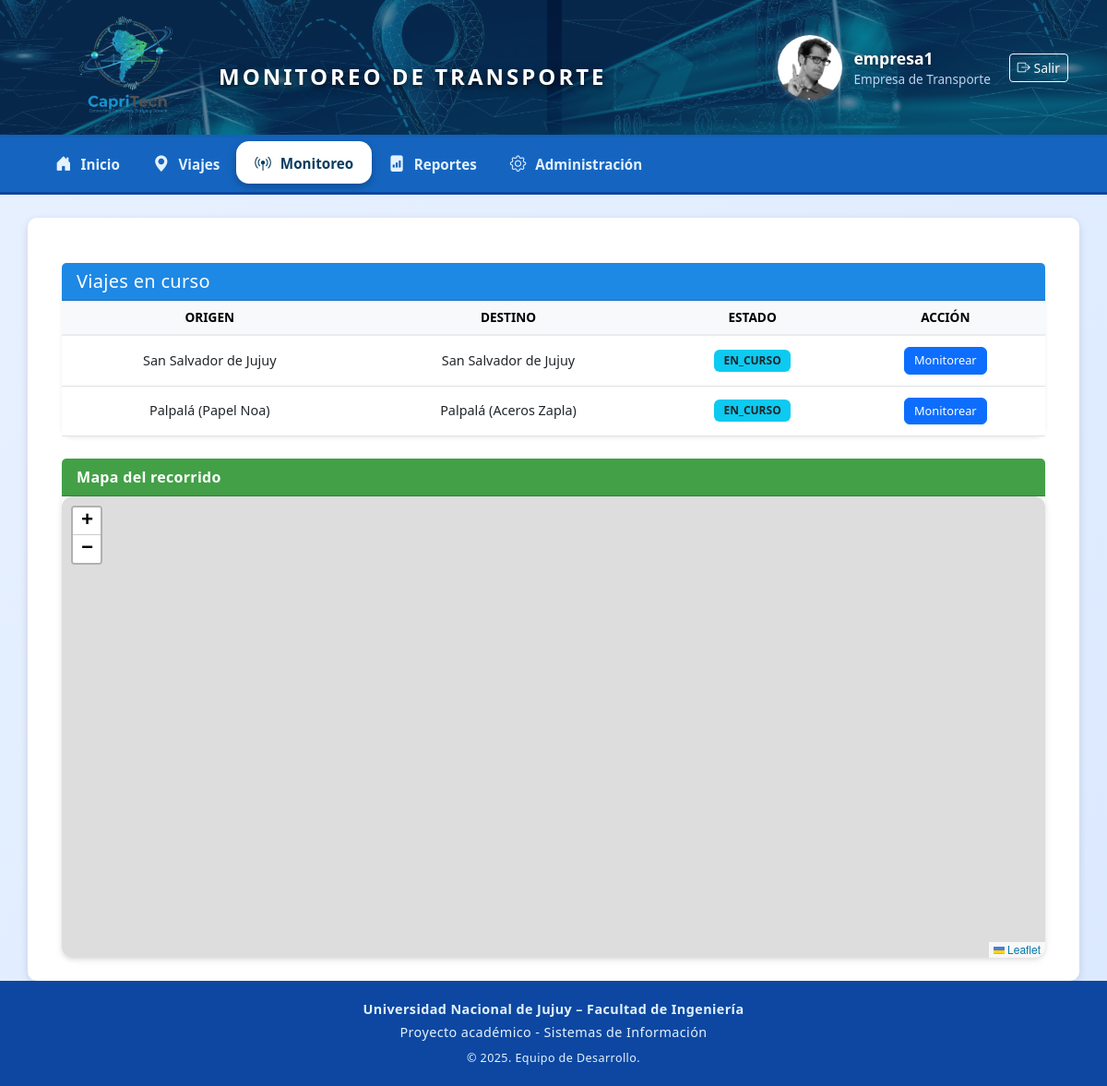
Page /monitoreo/demo/ (signed in) on the committed database.
### transporte/models.py (models this page shows, shortened)
class Usuario(AbstractUser):
    ROLES = [
        ('ADMIN', 'Administrador'),
        ('EMPRESA', 'Empresa de Transporte'),
        ('CHOFER', 'Chofer'),
        ('FRONTERA', 'Agente de Frontera'),
    ]
    rol = models.CharField(max_length=20, choices=ROLES, default='EMPRESA')
    photo = models.ImageField(upload_to='profiles/', blank=True, null=True)

class Viaje(models.Model):
    ESTADOS = [
        ("PROGRAMADO", "Programado"),
        ("EN_CURSO", "En curso"),
        ("FINALIZADO", "Finalizado"),
        ("CANCELADO", "Cancelado"),
    ]
    id = models.UUIDField(primary_key=True, default=uuid.uuid4, editable=False)
    empresa = models.ForeignKey(Empresa, on_delete=models.CASCADE, related_name="viajes")
    chofer = models.ForeignKey(Chofer, on_delete=models.CASCADE, related_name="viajes")
    vehiculo = models.ForeignKey(Vehiculo, on_delete=models.CASCADE, related_name="viajes")
    carga = models.ForeignKey(Carga, on_delete=models.CASCADE, related_name="viajes")
    origen = models.CharField(max_length=150)
    destino = models.CharField(max_length=150)
    lat_origen = models.DecimalField(max_digits=9, decimal_places=6, null=True, blank=True)
    lon_origen = models.DecimalField(max_digits=9, decimal_places=6, null=True, blank=True)
    lat_destino = models.DecimalField(max_digits=9, decimal_places=6, null=True, blank=True)
    lon_destino = models.DecimalField(max_digits=9, decimal_places=6, null=True, blank=True)
    fecha_salida = models.DateTimeField()
    fecha_llegada_estimada = models.DateTimeField()
    fecha_llegada_real = models.DateTimeField(null=True, blank=True)
    estado = models.CharField(max_length=20, choices=ESTADOS, default="PROGRAMADO")
    ubicacion_actual = models.CharField(max_length=200, blank=True, null=True)
    codigo_qr = models.ImageField(upload_to="qrcodes/", blank=True, null=True)
    distancia_km = models.FloatField(default=0)
    kilometros_recorridos = models.FloatField(default=0)
    duracion_horas = models.FloatField(default=0)
    tiempo_total_horas = models.FloatField(default=0)
    consumo_promedio = models.FloatField(default=0, help_text="Litros por 100 km")
    velocidad_promedio = models.FloatField(default=0, help_text="km/h")
    costo_estimado = models.FloatField(default=0)
    costo_combustible = models.FloatField(default=0, help_text="Costo total de combustible en USD")
    litros_consumidos = models.FloatField(default=0, help_text="Litros de combustible utilizados en el viaje")
    precio_combustible = models.FloatField(default=1.5, help_text="Precio por litro en USD")

### transporte/views.py (the view)
# urls.py: path("monitoreo/demo/", views.monitoreo_demo, name="monitoreo_demo"),
def monitoreo_demo(request):
    viajes = Viaje.objects.filter(estado="EN_CURSO")
    context = {
        "viajes": viajes
    }
    return render(request, "transporte/demo_viaje.html", context)

### transporte/templates/transporte/demo_viaje.html (shortened to what this page needs)
{% extends 'transporte/base.html' %}
{% block content %}
<div class="container-fluid mt-4">
  <div class="card shadow-sm mb-4">
    <div class="card-header bg-primary text-white d-flex align-items-center">
      <h5 class="mb-0">Viajes en curso</h5>
    </div>
    <div class="card-body p-0">
      <table class="table table-hover mb-0 text-center align-middle">
        <thead class="table-light">
          <tr>
            <th>Origen</th>
            <th>Destino</th>
            <th>Estado</th>
            <th class="text-center">Acción</th>
          </tr>
        </thead>
        <tbody id="tabla-viajes">
          {% for viaje in viajes %}
          <tr id="fila-{{ viaje.id }}">
              <td>{{ viaje.origen }}</td>
              <td>{{ viaje.destino }}</td>
              <td>
                <span class="badge bg-info text-dark">
                    {{ viaje.estado }}
                </span>
              </td>
              <td>
                <button class="btn btn-primary btn-simular"
                    data-id="{{ viaje.id }}"
                    data-lat1="{{ viaje.lat_origen|floatformat:6 }}"
                    data-lon1="{{ viaje.lon_origen|floatformat:6 }}"
                    data-lat2="{{ viaje.lat_destino|floatformat:6 }}"
                    data-lon2="{{ viaje.lon_destino|floatformat:6 }}">
                    Monitorear
                </button>
              </td>
          </tr>
          {% empty %}
          <tr>
            <td colspan="4" class="text-muted py-3">No hay viajes</td>
          </tr>
          {% endfor %}
        </tbody>
      </table>
    </div>
  </div>
  <div class="card shadow-sm">
    <div class="card-header bg-success text-white">
      Mapa del recorrido
    </div>
    <div class="card-body p-0">
      <div id="map" style="height: 500px;"></div>
    </div>
  </div>
</div>
{% endblock %}

### transporte/templates/transporte/base.html (shortened to what this page needs)
{% load static %}
<!DOCTYPE html>
<html lang="es">
<head>
    <link href="https://cdn.jsdelivr.net/npm/bootstrap@5.3.0/dist/css/bootstrap.min.css" rel="stylesheet">
    <link rel="stylesheet" href="https://unpkg.com/leaflet@1.9.4/dist/leaflet.css">
    <link rel="stylesheet" href="https://cdn.jsdelivr.net/npm/bootstrap-icons@1.11.0/font/bootstrap-icons.css">
    <link rel="stylesheet" href="https://cdn.jsdelivr.net/npm/swiper@11/swiper-bundle.min.css" />
</head>
<body>
{% if user.is_authenticated %}
<nav class="navbar navbar-expand-lg navbar-main watermark-header shadow-sm">
    <div class="container d-flex justify-content-between align-items-center">
        <div class="d-flex align-items-center">
            <a href="{% url 'home' %}" class="d-flex align-items-center text-decoration-none text-white">
                <img src="{% static 'img/logo_capritech.png' %}"
                     alt="CapriTech Logo"
                     style="height: 130px; width: auto;">
                <span class="header-title">MONITOREO DE TRANSPORTE</span>
            </a>
        </div>
        <div class="d-flex align-items-center">
<div class="header-userbox">
    {% if user.photo %}
    <img src="{{ user.photo.url }}">
    {% else %}
    <img src="{% static 'img/default.jpg' %}">
    {% endif %}
    <div>
        <div class="header-username">{{ user.username }}</div>
        <div class="header-userrole">{{ user.get_rol_display }}</div>
    </div>
</div>
            <form id="logout-form" method="post" action="{% url 'logout' %}">
                <button type="submit" class="btn btn-outline-light btn-sm">
                    <i class="bi bi-box-arrow-right"></i> Salir
                </button>
            </form>
        </div>
    </div>
</nav>
<nav class="submenu">
    <div class="container">
        <ul class="nav">
            <li class="nav-item">
                <a class="nav-link {% if request.resolver_match.url_name == 'home' %}active{% endif %}"
                   href="{% url 'home' %}">
                    <i class="bi bi-house-door-fill"></i> Inicio
                </a>
            </li>
            <li class="nav-item">
                <a class="nav-link {% if request.resolver_match.url_name == 'viaje_list' %}active{% endif %}"
                   href="{% url 'viaje_list' %}">
                    <i class="bi bi-geo-alt-fill"></i> Viajes
                </a>
            </li>
            <li class="nav-item">
                <a class="nav-link {% if request.resolver_match.url_name == 'monitoreo_demo' %}active{% endif %}"
                   href="{% url 'monitoreo_demo' %}">
                    <i class="bi bi-broadcast-pin"></i> Monitoreo
                </a>
            </li>
            <li class="nav-item">
                <a class="nav-link {% if request.resolver_match.url_name == 'reporte_viajes_completados' %}active{% endif %}"
                   href="{% url 'reporte_viajes_completados' %}">
                    <i class="bi bi-file-bar-graph-fill"></i> Reportes
                </a>
            </li>
            <li class="nav-item">
                <a class="nav-link {% if request.resolver_match.url_name == 'admin:index' %}active{% endif %}"
                   href="/admin/">
                    <i class="bi bi-gear"></i> Administración
                </a>
            </li>
        </ul>
    </div>
</nav>
<div class="container main-container">
    {% block content %}{% endblock %}
</div>
{% else %}
{% block auth_content %}{% endblock %}
{% endif %}
<footer class="text-center">
    <p class="mb-1 fw-bold">Universidad Nacional de Jujuy – Facultad de Ingeniería</p>
    <p class="mb-0">Proyecto académico - Sistemas de Información</p>
    <small class="d-block mt-2">© 2025. Equipo de Desarrollo.</small>
</footer>
</body>
</html>

### transporte/templates/transporte/demo_viaje.html (style rules this page uses)
.card { border: none; border-radius: 12px; }
.card-header { font-weight: 600; letter-spacing: 0.3px; }
.table thead th { font-weight: 600; font-size: 0.85rem; text-transform: uppercase; border-bottom: 2px solid #e9ecef !important; }
.table tbody td { font-size: 0.9rem; padding: 0.75rem; }
.btn-simular { padding: 4px 10px; font-size: 0.8rem; border-radius: 6px; }
.bg-primary { background: #1e88e5 !important; }
.bg-success { background: #43a047 !important; }
.badge { padding: 6px 10px; font-size: 0.75rem; border-radius: 6px; }
#map { border-radius: 12px; box-shadow: 0 2px 8px rgba(0,0,0,0.08); }

### rows in the picture
Usuario: username "empresa1", rol "Empresa de Transporte"
Viaje: origen "San Salvador de Jujuy", destino "San Salvador de Jujuy", estado "EN_CURSO"
Viaje: origen "Palpalá (Papel Noa)", destino "Palpalá (Aceros Zapla)", estado "EN_CURSO"
